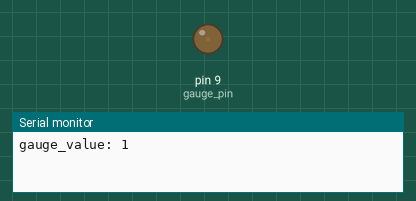
Simulated run of this sketch. Board: Arduino Uno, built with avr-gcc and run on an emulated ATmega328P. On the bench: output pins drawn as LEDs (lit = HIGH), the last lines printed to the serial monitor.

Above: at 0.05 s.
At 6.45 s:
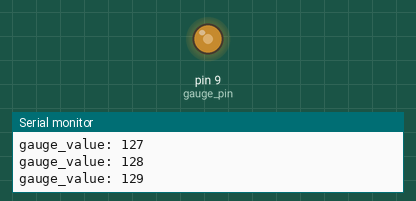
At 11.15 s:
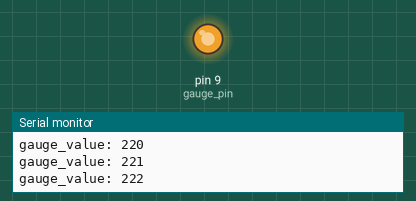
At 22.35 s:
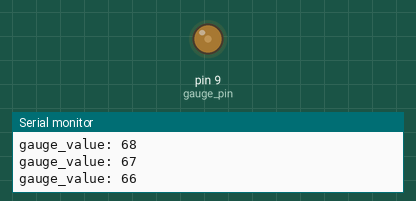
Timing chart, 0 to 33.4 s (numbered marks = the images above):
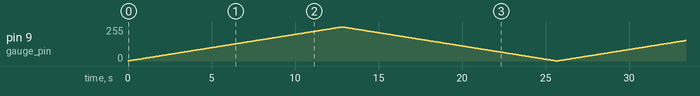

The sketch:

sweep.ino
```cpp
int gauge_pin = 9;           // the pin that the gauge_pin is attached to
int gauge_value;
boolean sweep_direction = true;

void setup()  {
  // declare pin 9 to be an output:
  pinMode(gauge_pin, OUTPUT);
  Serial.begin(115200);
}

// the loop routine runs over and over again forever:
void loop()  {
  if(sweep_direction == true){
    gauge_value = gauge_value + 1;
  }else{
    gauge_value = gauge_value - 1;
  }

  if(gauge_value > 255){
    gauge_value = 255;
    sweep_direction = false;
  }
  if(gauge_value == 0){
    gauge_value = 0;
    sweep_direction = true;
  }

  analogWrite(gauge_pin, gauge_value);
  Serial.print("gauge_value: ");
  Serial.println(gauge_value);
  delay(50);
}
```
